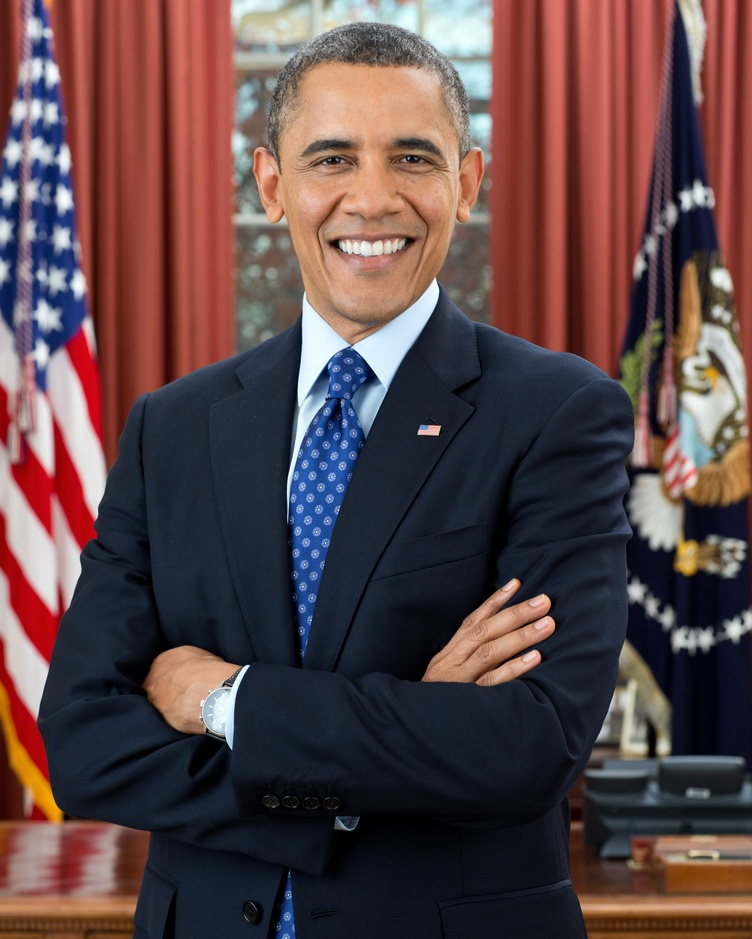
#> input picture Resimler/BarackObama.jpg, 752 x 939 px, shrunk from 2687 x 3356 before the run, given in place of the camera
$ python tenrengi.py
#> lines starting #> are read from the running program, lines starting #| are printed output that depends on the picture; after the words box and inside, x2 and y2 are one past the last pixel; in counts of white or black regions, pixels touching at a corner belong together
import cv2
import numpy as np

deltax = 0
deltay = 0

kamera = cv2.VideoCapture(0)

kamera.set(10, 0.8)#parlaklik

while True:
    ret, kare = kamera.read()
#> kare is the input picture: shape (939, 752, 3); mean B, G, R 71.7, 70, 92.6
    kare = cv2.flip(kare,1)
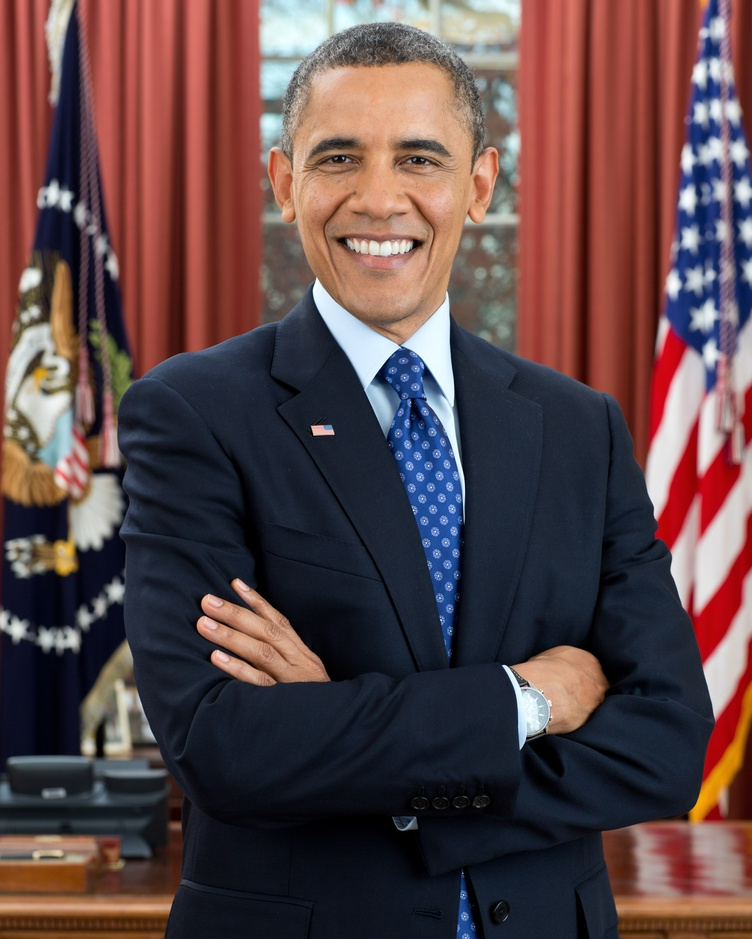
#> kare: shape (939, 752, 3); mean B, G, R 71.7, 70, 92.6
    ycrcb = cv2.cvtColor(kare, cv2.COLOR_BGR2YCrCb)#bgr renk uzayinin YCrCb'ye donusturuyoruz.
#> ycrcb: shape (939, 752, 3); mean of channels 0, 1, 2 76.9, 139.1, 125.1
    ycrcb = cv2.inRange(ycrcb, (0,137,85),(255,180,135))#renk araliginin tanimlanmasi
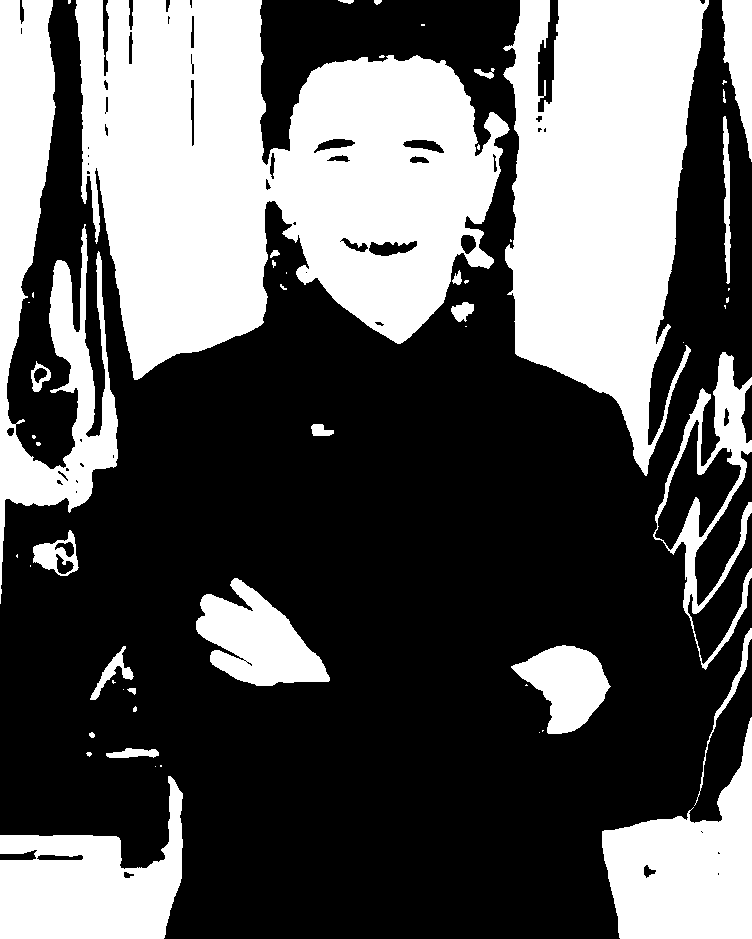
#> ycrcb: shape (939, 752); 36.5% white; 55 white regions (27 under 20 px), largest, box (x1, y1, x2, y2) and area: (75, 0, 510, 380) 103512, (503, 0, 709, 476) 63879, (0, 0, 118, 604) 26931
    #morphologyEx() fonksiyonu kendi icerisinde hem erode hem dilate islemini yapar
    ycrcb = cv2.morphologyEx(ycrcb,cv2.MORPH_OPEN,np.ones((3,3),np.uint8))
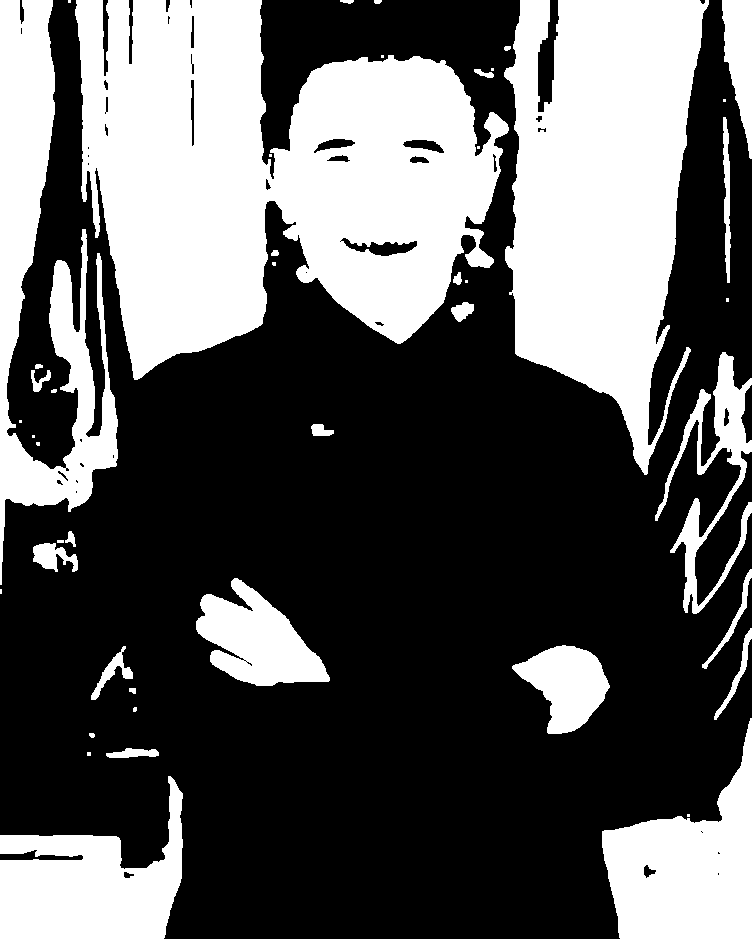
#> ycrcb: shape (939, 752); 36.4% white; 46 white regions (16 under 20 px), largest, box (x1, y1, x2, y2) and area: (75, 0, 509, 380) 103406, (504, 0, 709, 475) 63750, (0, 0, 118, 585) 26803

    '''
    cv2.morphologyEx()
    Parameters
        src	= Kaynak goruntu
        op = Morfolojik operasyon tipi
        kernel = Yapilandirma elemani, morfolojik islemlerin yapilacagi boyut
    '''
    ycrcb = cv2.medianBlur(ycrcb, 5)
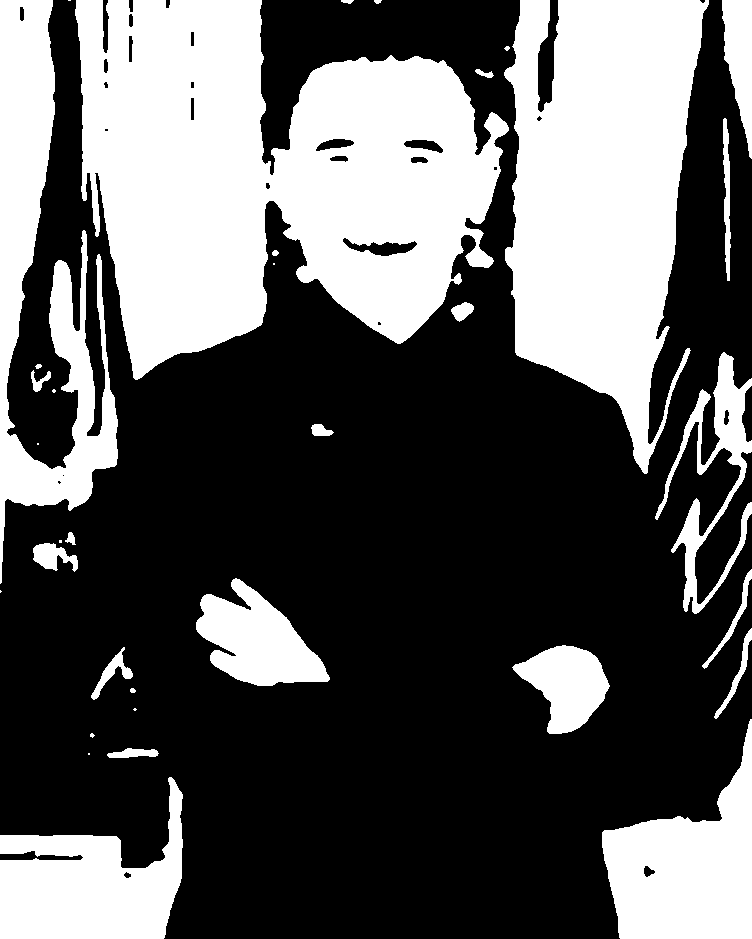
#> ycrcb: shape (939, 752); 36.4% white; 35 white regions (9 under 20 px), largest, box (x1, y1, x2, y2) and area: (75, 0, 509, 380) 103924, (504, 0, 709, 474) 63792, (0, 0, 118, 584) 26899
    #kucuk ayrintilarin kaybolmasi icin bulaniklastirma islemini yapiyoruz
    sonuc = cv2.bitwise_and(kare,kare,mask = ycrcb)
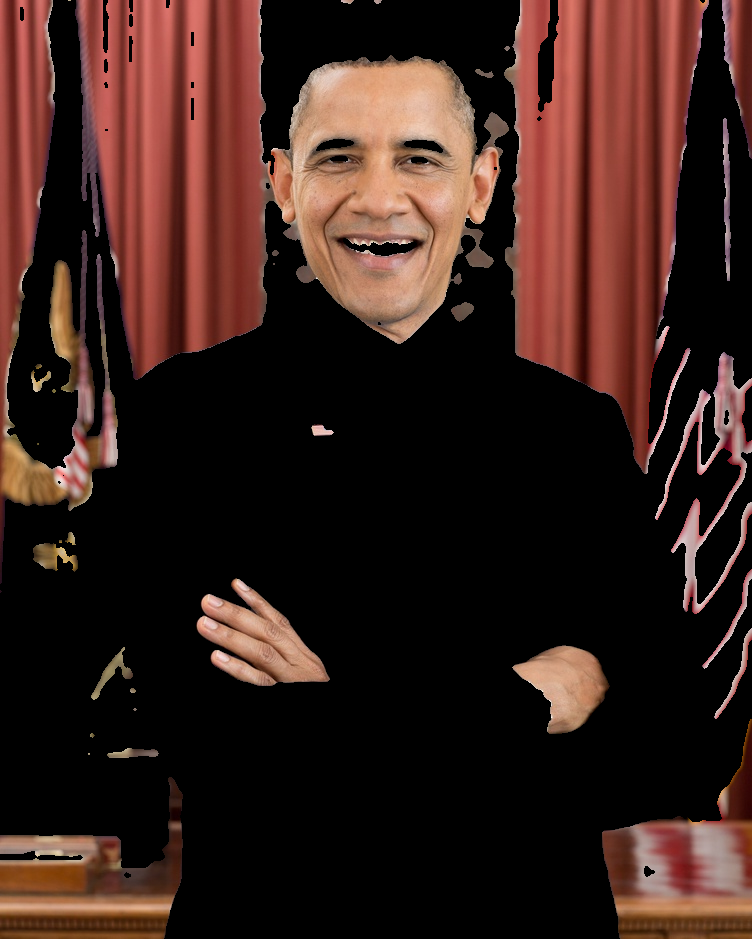
#> sonuc: shape (939, 752, 3); mean B, G, R 27.3, 32.8, 56
    #burada bitwise_and arkaplanin siyah olmasi icin kullaniliyor(maskeleme islemi)
    #cv2.imshow('kare',kare)
    #cv2.imshow('maske',ycrcb)
    cv2.imshow('sonuc',sonuc)
    #cv2.moveWindow('kare',10,10)
    #cv2.moveWindow('maske',10,kare.shape[0])
    cv2.moveWindow('sonuc',10,10)

    cv2.waitKey(25)

kamera.release()
cv2.destroyAllWindows()

'''
Morfolojik filtreler genelde iki temel işlemden türetilmiştir.
Bunlar erosion ( aşındırma ) ve dilation ( genişletme ) işlemleridir.
Aşındırma ikili bir görüntüde bulunan nesnelerin boyutunu seçilen yapısal
elemente bağlı olarak küçültürken, genişletme nesnenin alanını artırır.
Bu işlemlerden erosion işlemi birbirine ince bir gürültü ile bağlanmış iki
veya daha fazla nesneyi birbirinden ayırmak için kullanılırken, dilation
işlemi ise aynı nesnenin bir gürültü ile ince bir şekilde bölünerek ayrı
iki nesne gibi görünmesini engellemek için kullanılır.
'''

$ run again, on Resimler/ahmet.jpg
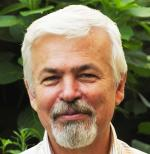
#> input picture Resimler/ahmet.jpg, 150 x 154 px, given in place of the camera
#> kare is the input picture: shape (154, 150, 3); mean B, G, R 87, 116.5, 130.8
#> `ycrcb = cv2.inRange(ycrcb, (0,137,85),(255,180,135))#renk araliginin t..`:
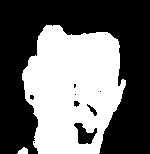
#> ycrcb: shape (154, 150); 42.7% white; 2 white regions, box (x1, y1, x2, y2) and area: (22, 25, 126, 154) 9809, (17, 147, 28, 154) 54
#> `sonuc = cv2.bitwise_and(kare,kare,mask = ycrcb)`:
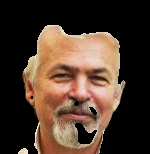
#> sonuc: shape (154, 150, 3); mean B, G, R 45, 58.1, 78.3

$ run again, on Resimler/bina.jpg
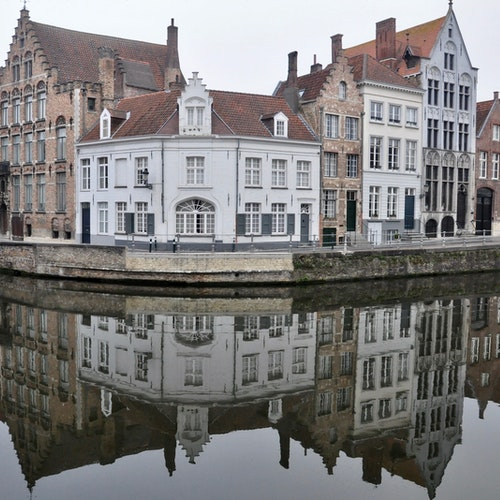
#> input picture Resimler/bina.jpg, 500 x 500 px, given in place of the camera
#> kare is the input picture: shape (500, 500, 3); mean B, G, R 125.4, 125.8, 127.3
#> `ycrcb = cv2.inRange(ycrcb, (0,137,85),(255,180,135))#renk araliginin t..`:
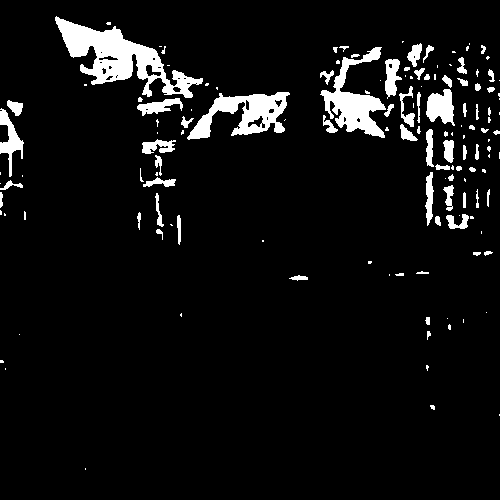
#> ycrcb: shape (500, 500); 6.4% white; 142 white regions (73 under 20 px), largest, box (x1, y1, x2, y2) and area: (55, 16, 203, 98) 4203, (187, 92, 290, 140) 2271, (320, 47, 386, 138) 2257
#> `sonuc = cv2.bitwise_and(kare,kare,mask = ycrcb)`:
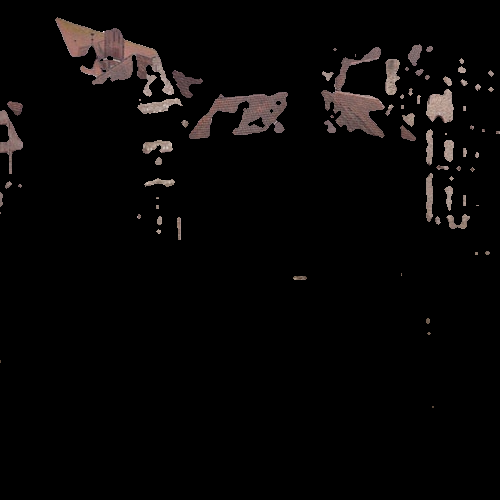
#> sonuc: shape (500, 500, 3); mean B, G, R 6.1, 6.3, 7.7

$ run again, on Resimler/bradpitt.jpg
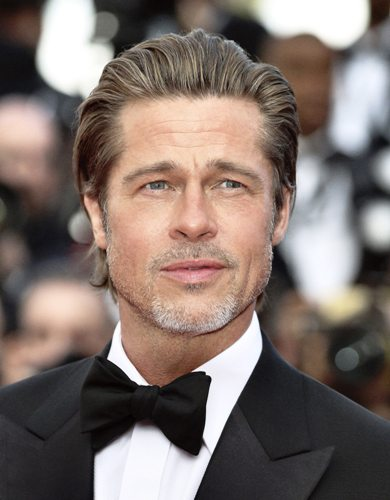
#> input picture Resimler/bradpitt.jpg, 390 x 500 px, given in place of the camera
#> kare is the input picture: shape (500, 390, 3); mean B, G, R 107.7, 113.7, 127.4
#> `ycrcb = cv2.inRange(ycrcb, (0,137,85),(255,180,135))#renk araliginin t..`:
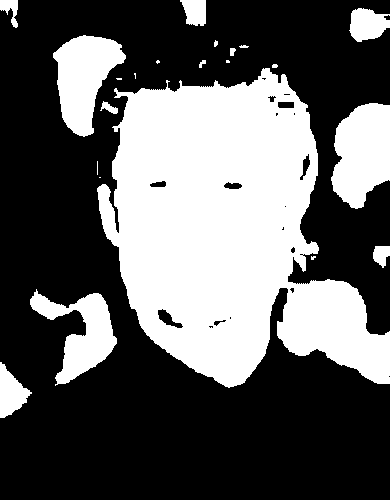
#> ycrcb: shape (500, 390); 37% white; 22 white regions (7 under 20 px), largest, box (x1, y1, x2, y2) and area: (97, 68, 390, 388) 56282, (331, 103, 390, 209) 4727, (53, 35, 126, 137) 4297
#> `sonuc = cv2.bitwise_and(kare,kare,mask = ycrcb)`:
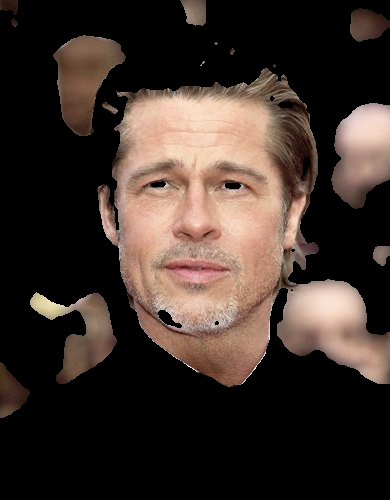
#> sonuc: shape (500, 390, 3); mean B, G, R 42.9, 49.3, 62
